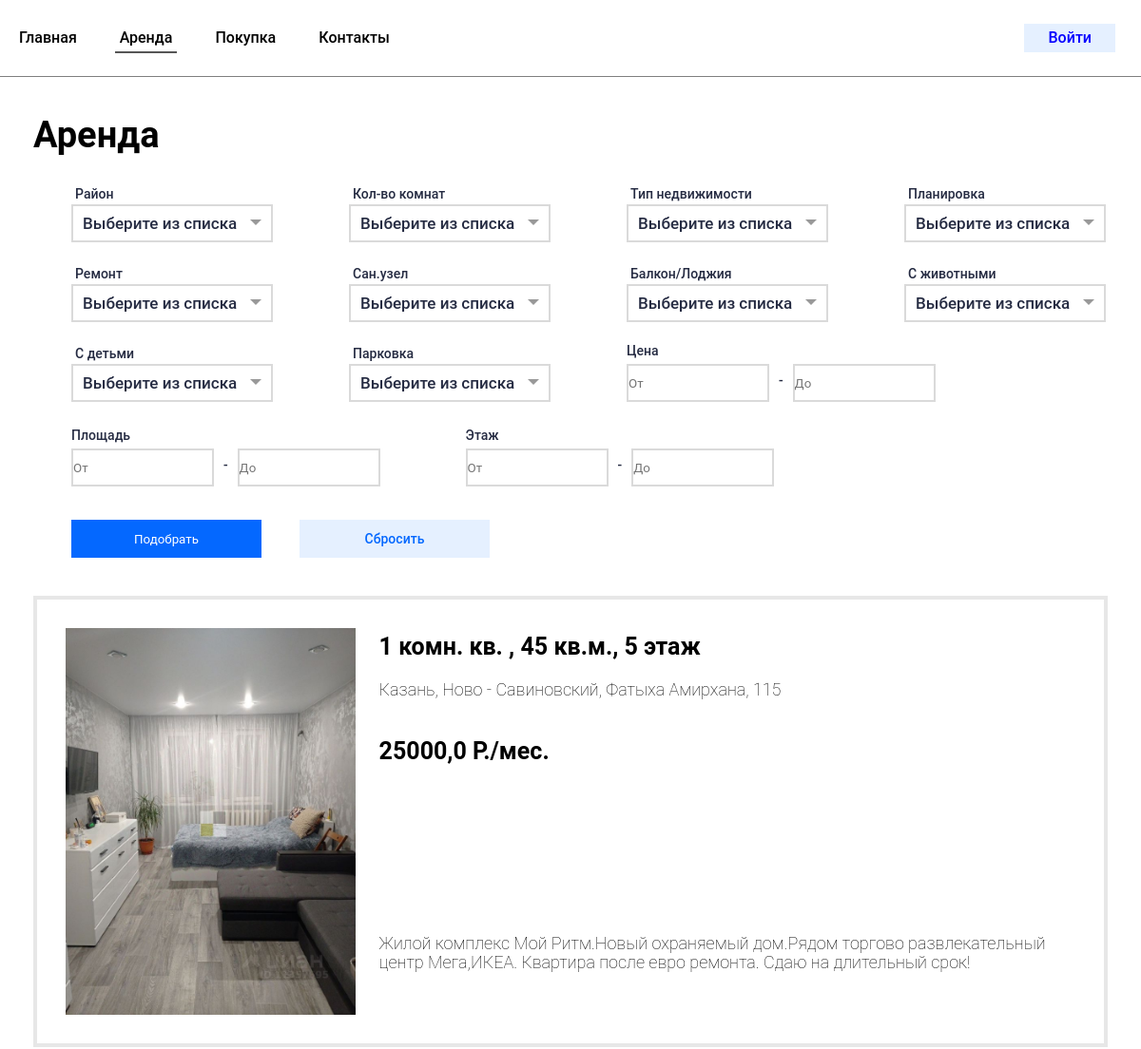
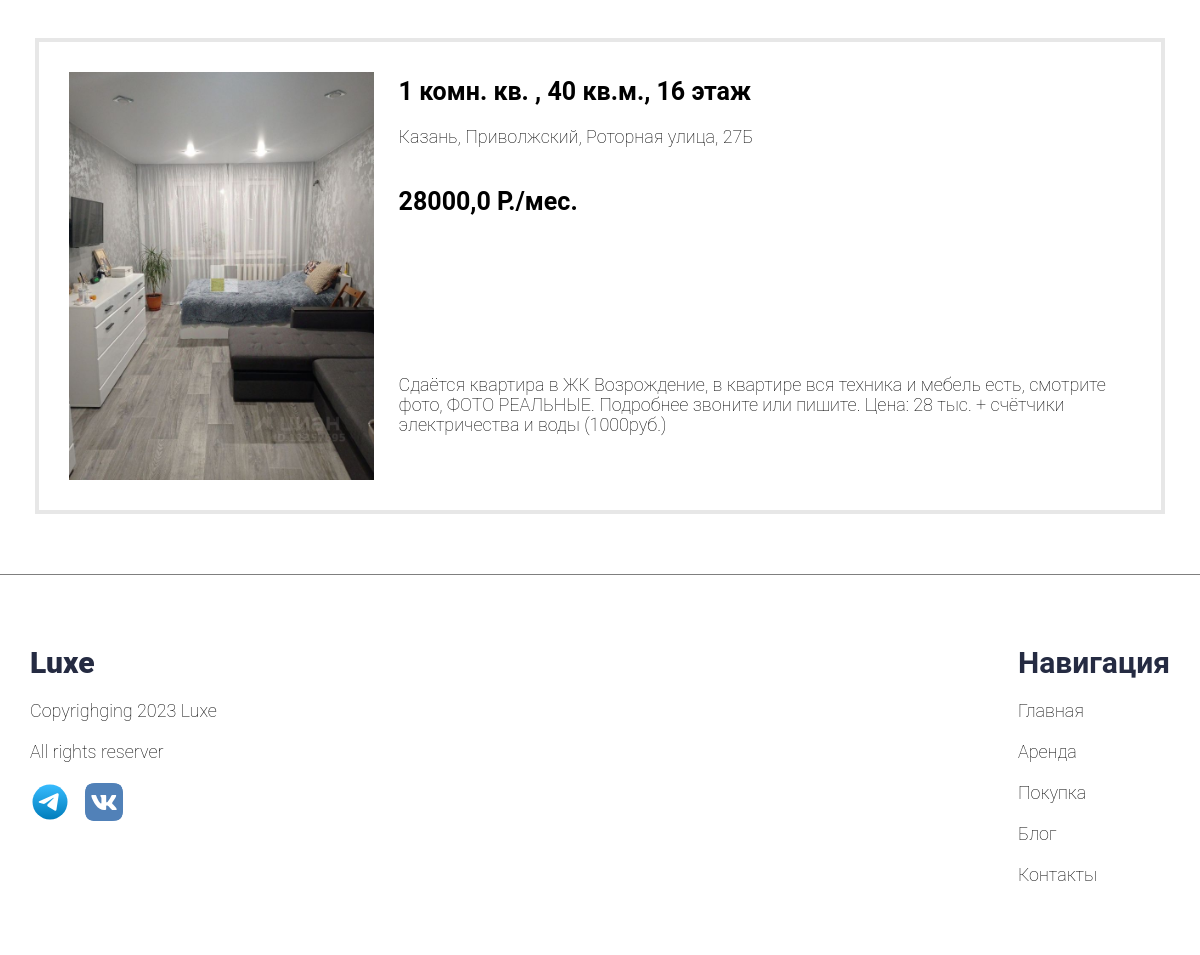
The page /rental on the database as committed earlier (2 pictures, top to bottom).
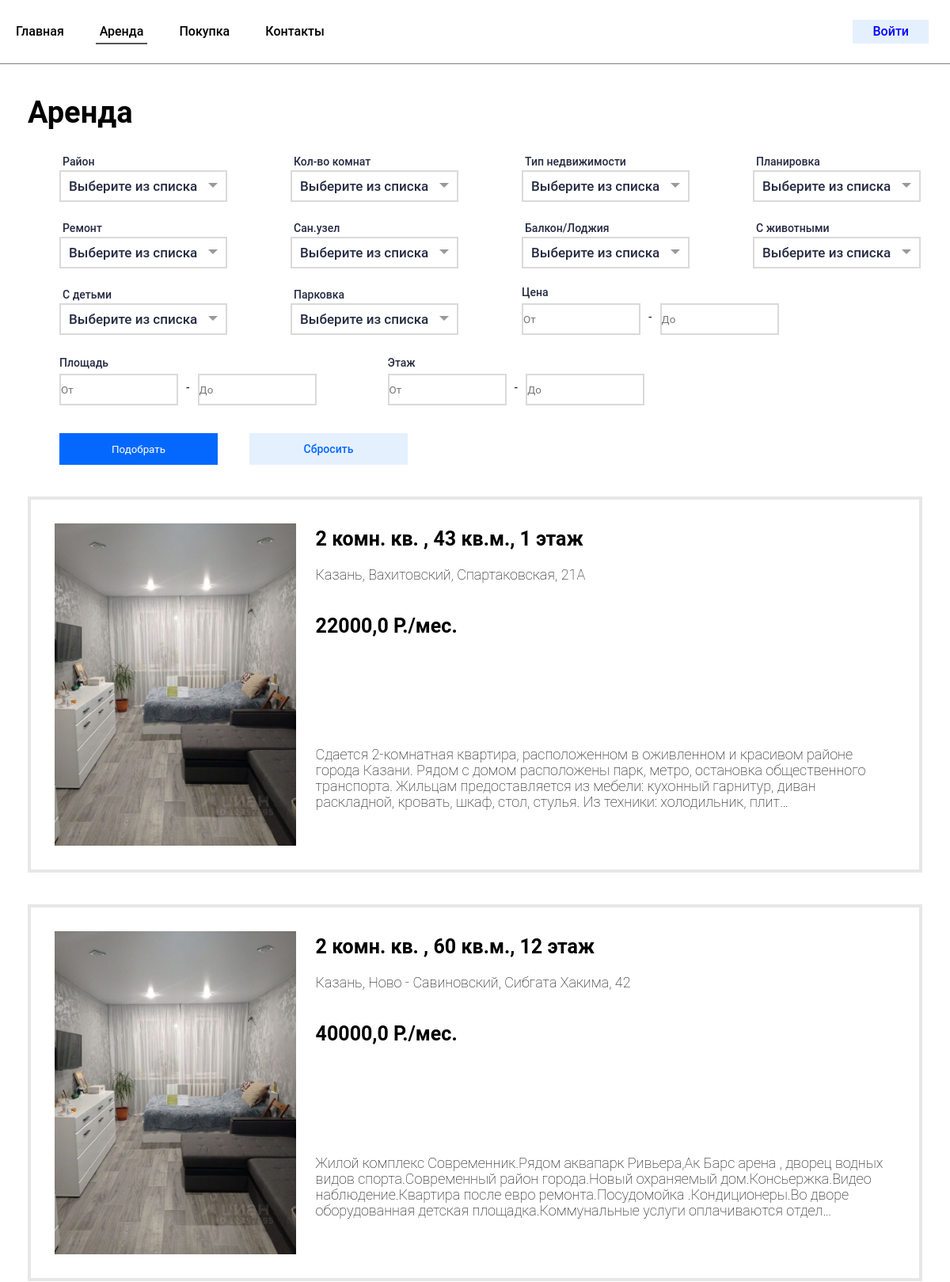
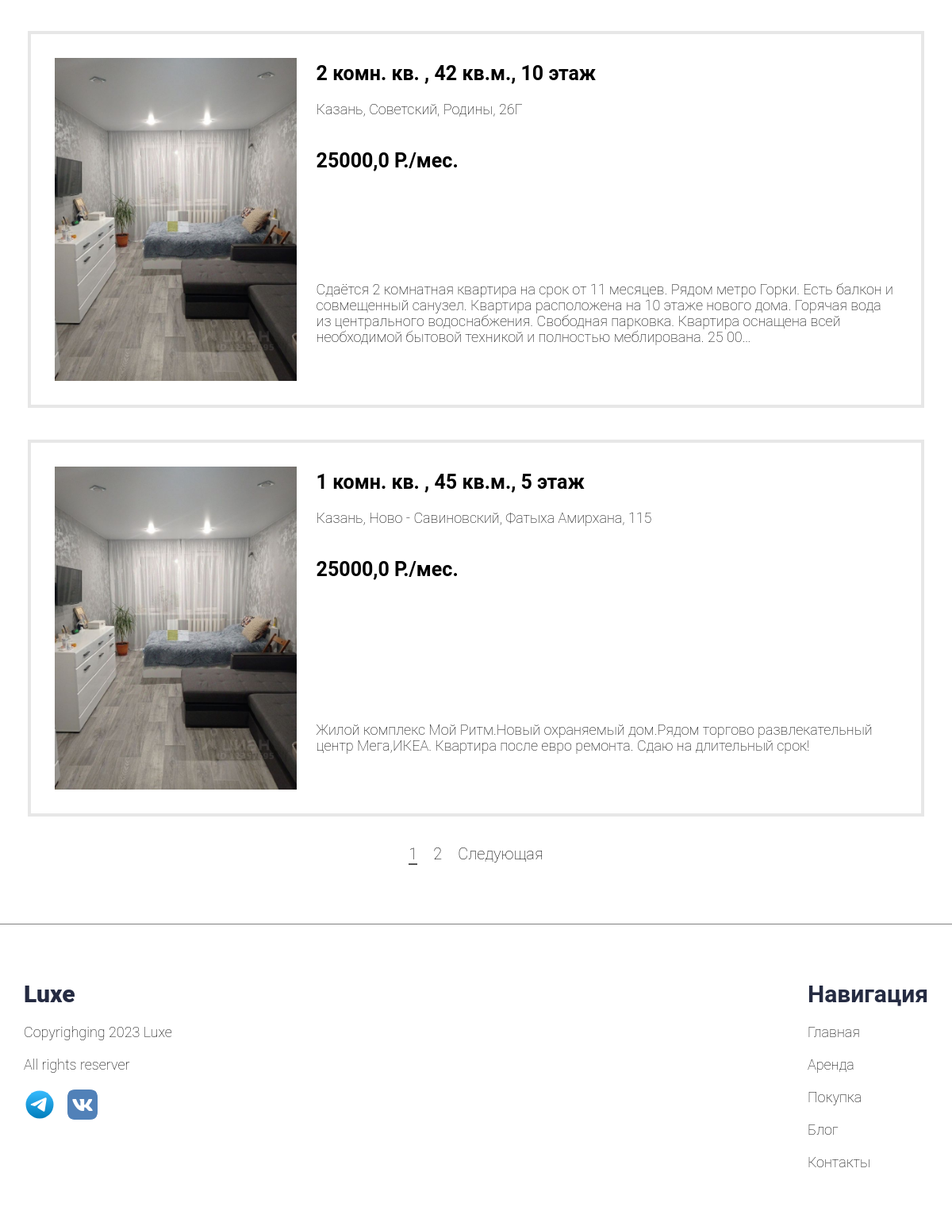
The same page on the database as committed later (2 pictures, top to bottom).
### RealEstateApp/models.py (models this page shows, shortened)
class RealEstate(models.Model):
    photo = models.ManyToManyField('Photo', blank=True)
    city = models.CharField(max_length=30, choices=CHOICE_CITY, verbose_name='Город')
    district = models.CharField(max_length=70, choices=CHOICE_DISTRICT, verbose_name='Район')
    address = models.CharField(max_length=255, verbose_name='Адрес')
    latitude = models.FloatField(blank=True, null=True, verbose_name='Ширина')
    longitude = models.FloatField(blank=True, null=True, verbose_name='Долгота')
    area = models.DecimalField(max_digits=5, decimal_places=2, verbose_name='Площадь')
    floor = models.IntegerField(verbose_name='Этаж')
    rooms = models.IntegerField(verbose_name='Кол-во комнат')
    type = models.CharField(max_length=30, choices=CHOICE_TYPE, verbose_name='Тип недвижимости')
    layout = models.CharField(max_length=50, choices=CHOICE_LAYOUT, verbose_name='Планировка')
    finishing = models.CharField(max_length=70, choices=CHOICE_FINISHING, verbose_name='Ремонт')
    bathroom = models.CharField(max_length=30, choices=CHOICE_BATHROOM, verbose_name='Сан.узел')
    balcony = models.CharField(max_length=50, choices=CHOICE_BALCONY, verbose_name='Балкон/Лоджия')
    animals = models.BooleanField(default=False, verbose_name='С животными')
    children = models.BooleanField(default=True, verbose_name='С детьми')
    parking = models.CharField(max_length=200, choices=SIMPLE_CHOICE, blank=True, verbose_name='Парковка')
    description = models.TextField(verbose_name='Полное описание')
    price = models.DecimalField(max_digits=15, decimal_places=1, verbose_name='Стоимость')
    realtor = models.ForeignKey(settings.AUTH_USER_MODEL, on_delete=models.CASCADE, verbose_name='Риелтор',
                                limit_choices_to={'is_staff': True}, )
    category = models.ForeignKey("Category", on_delete=models.CASCADE, verbose_name='Категория')
    status = models.CharField(max_length=50, choices=CHOICE_STATUS, verbose_name='Статус')
    def get_absolute_url(self):
        return reverse("RealEstate_object", kwargs={'pk': self.pk})
    class Meta:
        verbose_name = 'Объект недвижимости'
        verbose_name_plural = 'Объекты недвижимости'

### RealEstateApp/views.py (the view)
# urls.py: path('rental', RentalRealEstatesPage.as_view(), name='rental_list'),
class RentalRealEstatesPage(ListView):
    model = RealEstate
    context_object_name = 'rental_objects'
    template_name = 'RealEstateApp/RentalListPage.html'
    paginate_by = 4
    def get_context_data(self, **kwargs):
        context = super().get_context_data(**kwargs)
        context['rental_filter'] = RentalFilter(self.request.GET,
                                                queryset=RealEstate.objects.filter(category__name='Аренда').order_by(
                                                    '-pk'))
        m = folium.Map(location=[55.7887400, 49.1221400], zoom_start=12, min_zoom=6)
        for object in RentalFilter(self.request.GET,
                                   queryset=RealEstate.objects.filter(category__name='Аренда').order_by('-pk')).qs:
            popup = folium.Popup(
                'Город: ' + str(object.city) + '</br></br>' + 'Район: ' + str(object.district) +
                '</br></br>' + 'Площадь: ' + str(object.area) + '</br></br>' + 'Этаж: ' + str(object.floor) +
                '</br></br>' + 'Кол-во комнат: ' + str(
                    object.rooms) + '</br></br>' + 'Планировка: ' + object.layout +
                '</br></br>' + 'Ремонт: ' + object.finishing + '</br></br>' + 'Сан.узел: ' + object.bathroom +
                '</br></br>' + 'Балкон: ' + object.balcony + '</br></br>', max_width=300)
            geolocator = Nominatim(user_agent="RealEstate")
            folium.Marker(location=[object.latitude, object.longitude], tooltip='Нажмите чтобы узнать больше',
                          popup=popup).add_to(m)
        m = m._repr_html_()
        context['map'] = m
        return context
    def get_queryset(self):
        queryset = super().get_queryset().filter(category__name='Аренда').order_by('-pk')
        return RentalFilter(self.request.GET, queryset=queryset).qs

### RealEstateApp/templates/RealEstateApp/RentalListPage.html (shortened to what this page needs)
{%extends 'base_layout.html' %}
{% load static %}
{% load humanize %}
{% load spurl %}
{% load layout_filters %}
{% block styles %}
<link rel="stylesheet" href="{% static 'css/RentalList.css' %}">
{% endblock %}
{% block header %}
{% include 'RealEstateApp/header.html' %}
{% endblock %}
{% block content %}
<div class="page__arenda arenda">
    <div class="arenda__container _container">
        <div class="arenda__header">
            <div class="arenda__title">
                Аренда
            </div>
        </div>
        <div class="filter__block">
            <div class="filter__body">
                <form method="get" class="filter__form">
                    <div class="filter__body">
                        <div class="filter__row">
                            <div class="filter__column">
                                <div class="filter__filter">
                                    <div class="filter__label">Район</div>
                                    <div class="filter__input">
                                    </div>
                                </div>
                                <div class="filter__filter">
                                    <div class="filter__label">Кол-во комнат</div>
                                    <div class="filter__input">
                                    </div>
                                </div>
                                <div class="filter__filter">
                                    <div class="filter__label">Тип недвижимости</div>
                                    <div class="filter__input">
                                    </div>
                                </div>
                                <div class="filter__filter">
                                    <div class="filter__label">Планировка</div>
                                    <div class="filter__input">
                                    </div>
                                </div>
                            </div>
                            <div class="filter__column">
                                <div class="filter__filter">
                                    <div class="filter__label">Ремонт</div>
                                    <div class="filter__input">
                                    </div>
                                </div>
                                <div class="filter__filter">
                                    <div class="filter__label">Сан.узел</div>
                                    <div class="filter__input">
                                    </div>
                                </div>
                                <div class="filter__filter">
                                    <div class="filter__label">Балкон/Лоджия</div>
                                    <div class="filter__input">
                                    </div>
                                </div>
                                <div class="filter__filter">
                                    <div class="filter__label">С животными</div>
                                    <div class="filter__input">
                                    </div>
                                </div>
                            </div>
                            <div class="filter__column">
                                <div class="filter__filter">
                                    <div class="filter__label">С детьми</div>
                                    <div class="filter__input">
                                    </div>
                                </div>
                                <div class="filter__filter">
                                    <div class="filter__label">Парковка</div>
                                    <div class="filter__input">
                                    </div>
                                </div>
                                <div class="filter__filter input_filter">
                                    <div class="filter__label input_label">Цена</div>
                                    <div class="filter__input input_data">
                                        {{rental_filter.form.price}}
                                    </div>
                                </div>
                            </div>
                            <div class="filter__column input_column">
                                <div class="filter__filter input_filter">
                                    <div class="filter__label input_label">Площадь</div>
                                    <div class="filter__input input_data">
                                        {{rental_filter.form.area}}
                                    </div>
                                </div>
                                <div class="filter__filter input_filter">
                                    <div class="filter__label input_label input_filter">Этаж</div>
                                    <div class="filter__input input_data">
                                        {{rental_filter.form.floor}}
                                    </div>
                                </div>
                            </div>
                        </div>
                    </div>
                    <div class="filter__buttons">
                        <button type="submit" class="find__button">Подобрать</button>
                        <a href="{% url 'rental_list' %}" class="clear__button">Сбросить</a>
                    </div>
                </form>
            </div>
        </div>
        {% for rental_obj in rental_objects %}
        <div class="arenda__body">
            <div class="arenda__slider slider-arenda">
                <div class="slider-arenda__item">
                    <div class="slider_arenda__photos">
                        <img src="{% static 'images/room1.png'%}" alt="">
                    </div>
                    <div class="slider-arenda__info">
                        <div class="slider-arenda__params">
                            <a href="{{rental_obj.get_absolute_url}}" class="params__link">{{rental_obj.rooms}} комн.
                                кв. , {{rental_obj.area|floatformat:0}} кв.м., {{rental_obj.floor}} этаж</a>
                        </div>
                        <div class="slider-arenda__addres">
                            <a href="{{rental_obj.get_absolute_url}}" class="addres__link">{{rental_obj.city}},
                                {{rental_obj.district}}, {{rental_obj.address}}</a>
                        </div>
                        <div class="slider-arenda__price">
                            <div class="usually_price">
                                <a href="{{rental_obj.get_absolute_url}}" class="usually_price__link">{{rental_obj.price}}
                                    P./мес.</a>
                            </div>
                        </div>
                        <div class="slider_arenda__text">
                            <a href="{{rental_obj.get_absolute_url}}" class="text__link">{{rental_obj.description|truncatechars:300}}</a>
                        </div>
                    </div>
                </div>
            </div>
        </div>
        {% endfor %}
        {% if page_obj.has_other_pages %}
        <nav aria-label="page__navigation pagination">
            <ul class="pagination__list">
                {% for p in page_obj.paginator.page_range %}
                {% if page_obj.number == p %}
                <li class="pagination__item " aria-current="page">
                    <a class="pagination__link active"
                       href="{% spurl path=request.get_full_path query=request.GET set_query='page={{ p }}'%}">{{p}}</a>
                </li>
                {% elif p > page_obj.number|add:-3 and p < page_obj.number|add:3 %}
                <li class="pagination__item"><a
                        class="pagination__link"
                        href="{% spurl path=request.get_full_path query=request.GET set_query='page={{ p }}'%}">{{p}}</a>
                </li>
                {% endif %}
                {% endfor %}
                {% if page_obj.has_next %}
                <li class="pagination__item">
                    <a class="pagination__link"
                       href="{% spurl path=request.get_full_path query=request.GET set_query='page={{ page_obj.next_page_number }}'%}"
                       tabindex="-1">Следующая</a>
                </li>
                {% endif %}
            </ul>
        </nav>
        {% endif %}
    </div>
</div>
{% endblock %}
{% block footer %}
{% include 'RealEstateApp/footer.html' %}
{% endblock %}

Rows that differ between the two databases and show on the page:
no longer on this page (row edited): RealEstate: rooms "1", area "40", floor "16", city "Казань", district "Приволжский", address "Роторная улица, 27Б", price "28000,0", description "Сдаётся квартира в ЖК Возрождение, в квартире вся техника и мебель есть, смотрите фото, ФОТО РЕАЛЬНЫЕ. Подробнее звоните или пишите. Цена: 28 тыс. + счётчики электричества и воды (1000руб.)"
added RealEstate: rooms "2", area "43", floor "1", city "Казань", district "Вахитовский", address "Спартаковская, 21А", price "22000,0", description "Сдается 2-комнатная квартира, расположенном в оживленном и красивом районе города Казани. Рядом с домом расположены парк, метро, остановка общественного транспорта. Жильцам предоставляется из мебели: кухонный гарнитур, диван раскладной, кровать, шкаф, cтол, стулья. Из техники: холодильник, плит…"
added RealEstate: rooms "2", area "60", floor "12", city "Казань", district "Ново - Савиновский", address "Сибгата Хакима, 42", price "40000,0", description "Жилой комплекс Современник.Рядом аквапарк Ривьера,Ак Барс арена , дворец водных видов спорта.Современный район города.Новый охраняемый дом.Консьержка.Видео наблюдение.Квартира после евро ремонта.Посудомойка .Кондиционеры.Во дворе оборудованная детская площадка.Коммунальные услуги оплачиваются отдел…"
added RealEstate: rooms "2", area "42", floor "10", city "Казань", district "Советский", address "Родины, 26Г", price "25000,0", description "Сдаётся 2 комнатная квартира на срок от 11 месяцев. Рядом метро Горки. Есть балкон и совмещенный санузел. Квартира расположена на 10 этаже нового дома. Горячая вода из центрального водоснабжения. Свободная парковка. Квартира оснащена всей необходимой бытовой техникой и полностью меблирована. 25 00…"
Other text that changed with them:
new list line: "1"
new list line: "2"
text now shown: "Следующая"
